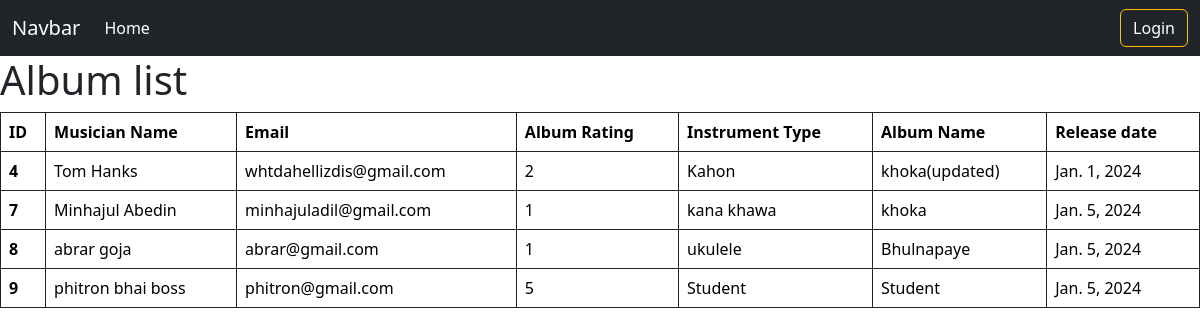
The page / on the database its author committed.
### Album/models.py (models this page shows)
class AlbumDB(models.Model):
    Album_Name = models.CharField(max_length=40)
    Rating = models.CharField(max_length=1 ,choices=RATING_CHOICES,default='1')
    Release_date =models.DateField(default=timezone.now)
    musician =models.ForeignKey(MusicianDB, on_delete=models.CASCADE)

### Musician/models.py (models this page shows, shortened)
class MusicianDB(models.Model):
    First_Name = models.CharField(max_length=40)
    Last_Name = models.CharField(max_length=40)
    Email = models.EmailField()
    Phone_number= models.CharField(max_length=14)
    Instrument_type= models.CharField(max_length=14)

### Musicians_directory/views.py (the view)
# urls.py: path('', views.home,name='homepage'),
def home(request):
    db = AlbumDB.objects.all()
    return render(request,'home.html',{'db':db})

### templates/home.html (shortened to what this page needs)
{% extends "base.html" %} {% block content %}
<h1>Album list</h1>
<table class="table table-bordered border-dark pt-3">
  <thead>
    <tr>
      <th scope="col">ID</th>
      <th scope="col">Musician Name</th>
      <th scope="col">Email</th>
      <th scope="col">Album Rating</th>
      <th scope="col">Instrument Type</th>
      <th scope="col">Album Name</th>
      <th scope="col">Release date</th>
    </tr>
  </thead>
  <tbody>
    {% for albums in db %}
    <tr>
      <th scope="row">{{albums.id}}</th>
      <td>
        <a
          style="text-decoration: none; color: inherit"
          href="{%url 'edit_musician' albums.musician.id%}"
        >
          {{albums.musician.First_Name}} {{albums.musician.Last_Name}}
        </a>
      </td>
      <td>{{albums.musician.Email}}</td>
      <td>{{albums.Rating}}</td>
      <td>{{albums.musician.Instrument_type}}</td>
      <td>{{albums.Album_Name}}</td>
      <td>{{albums.Release_date}}</td>
    </tr>
    {% endfor %}
  </tbody>
</table>
{% endblock content %}

### templates/base.html (shortened to what this page needs)
<html lang="en">
  <head>
    <link href="https://cdn.jsdelivr.net/npm/bootstrap@5.3.2/dist/css/bootstrap.min.css" rel="stylesheet">
  </head>
  <body>
    <nav class="navbar navbar-expand-lg navbar-dark bg-dark">
      <div class="container-fluid">
        <a class="navbar-brand" href="#">Navbar</a>
        <div class="collapse navbar-collapse" id="navbarSupportedContent">
          <ul class="navbar-nav me-auto mb-2 mb-lg-0">
            <li class="nav-item">
              <a class="nav-link active" aria-current="page" href="{% url 'homepage' %}">Home</a>
            </li>
          </ul>
          {% if user.is_authenticated %}
          <a href="{% url 'logout' %}" class="btn btn-outline-warning text-white" type="submit">Logout</a>
          {% else%}
          <a href="{% url 'login' %}" class="btn btn-outline-warning text-white" type="submit">Login</a>
          {% endif %}
        </div>
      </div>
    </nav>
    {% block content %}
    {% endblock content %}
  </body>
</html>

### rows shown on the page
AlbumDB: id "4", musician.First_Name "Tom", musician.Last_Name "Hanks", musician.Email "whtdahellizdis@gmail.com", Rating "2", musician.Instrument_type "Kahon", Album_Name "khoka(updated)", Release_date "Jan. 1, 2024"
AlbumDB: id "7", musician.First_Name "Minhajul", musician.Last_Name "Abedin", musician.Email "minhajuladil@gmail.com", Rating "1", musician.Instrument_type "kana khawa", Album_Name "khoka", Release_date "Jan. 5, 2024"
AlbumDB: id "8", musician.First_Name "abrar", musician.Last_Name "goja", musician.Email "abrar@gmail.com", Rating "1", musician.Instrument_type "ukulele", Album_Name "Bhulnapaye", Release_date "Jan. 5, 2024"
AlbumDB: id "9", musician.First_Name "phitron", musician.Last_Name "bhai boss", musician.Email "phitron@gmail.com", Rating "5", musician.Instrument_type "Student", Album_Name "Student", Release_date "Jan. 5, 2024"
